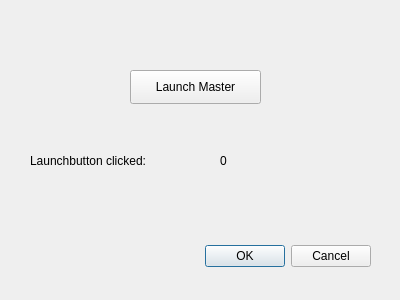
<?xml version="1.0" encoding="UTF-8"?>
<ui version="4.0">
 <class>clickNumber</class>
 <widget class="QDialog" name="clickNumber">
  <property name="geometry">
   <rect>
    <x>0</x>
    <y>0</y>
    <width>400</width>
    <height>300</height>
   </rect>
  </property>
  <property name="windowTitle">
   <string>Test Launch</string>
  </property>
  <widget class="QDialogButtonBox" name="button_box">
   <property name="geometry">
    <rect>
     <x>30</x>
     <y>240</y>
     <width>341</width>
     <height>32</height>
    </rect>
   </property>
   <property name="orientation">
    <enum>Qt::Horizontal</enum>
   </property>
   <property name="standardButtons">
    <set>QDialogButtonBox::Cancel|QDialogButtonBox::Ok</set>
   </property>
  </widget>
  <widget class="QPushButton" name="launchButton">
   <property name="geometry">
    <rect>
     <x>130</x>
     <y>70</y>
     <width>131</width>
     <height>34</height>
    </rect>
   </property>
   <property name="text">
    <string>Launch Master</string>
   </property>
   <property name="checkable">
    <bool>false</bool>
   </property>
   <property name="checked">
    <bool>false</bool>
   </property>
   <property name="flat">
    <bool>false</bool>
   </property>
  </widget>
  <widget class="QLabel" name="label">
   <property name="geometry">
    <rect>
     <x>30</x>
     <y>150</y>
     <width>181</width>
     <height>21</height>
    </rect>
   </property>
   <property name="text">
    <string>Launchbutton clicked:</string>
   </property>
  </widget>
  <widget class="QLabel" name="label_2">
   <property name="geometry">
    <rect>
     <x>220</x>
     <y>150</y>
     <width>70</width>
     <height>21</height>
    </rect>
   </property>
   <property name="text">
    <string>0</string>
   </property>
  </widget>
 </widget>
 <resources/>
 <connections>
  <connection>
   <sender>button_box</sender>
   <signal>accepted()</signal>
   <receiver>clickNumber</receiver>
   <slot>accept()</slot>
   <hints>
    <hint type="sourcelabel">
     <x>20</x>
     <y>20</y>
    </hint>
    <hint type="destinationlabel">
     <x>20</x>
     <y>20</y>
    </hint>
   </hints>
  </connection>
  <connection>
   <sender>button_box</sender>
   <signal>rejected()</signal>
   <receiver>clickNumber</receiver>
   <slot>reject()</slot>
   <hints>
    <hint type="sourcelabel">
     <x>20</x>
     <y>20</y>
    </hint>
    <hint type="destinationlabel">
     <x>20</x>
     <y>20</y>
    </hint>
   </hints>
  </connection>
 </connections>
</ui>
